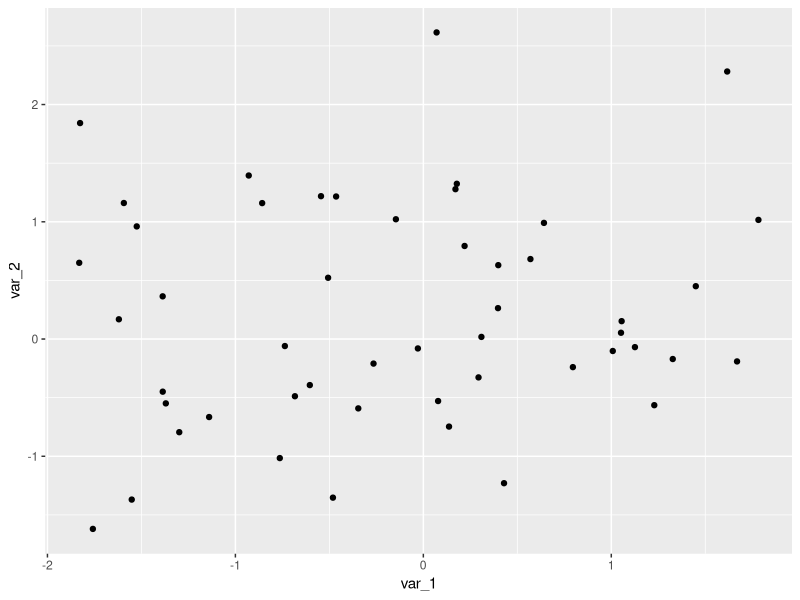
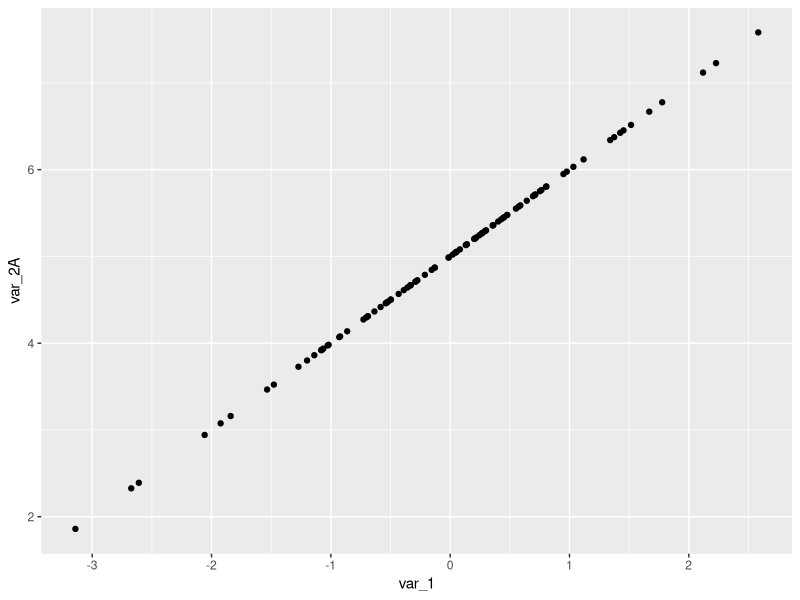
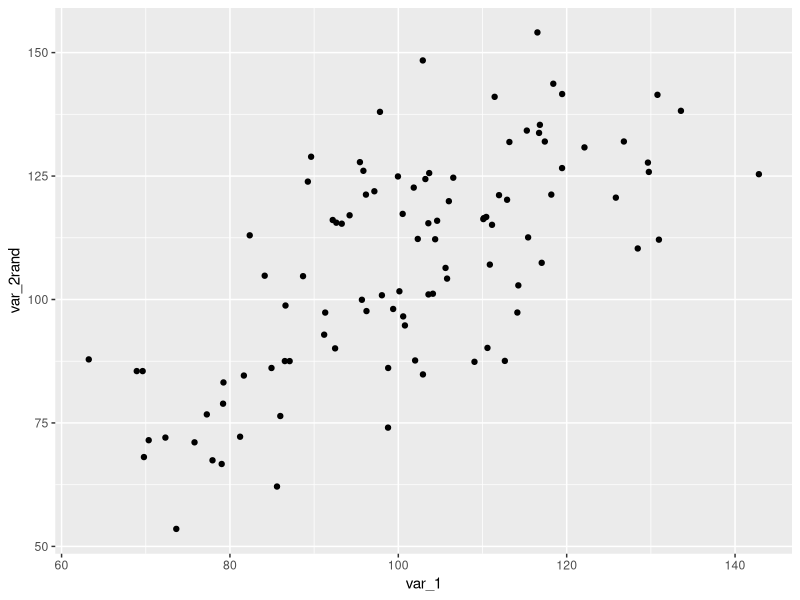
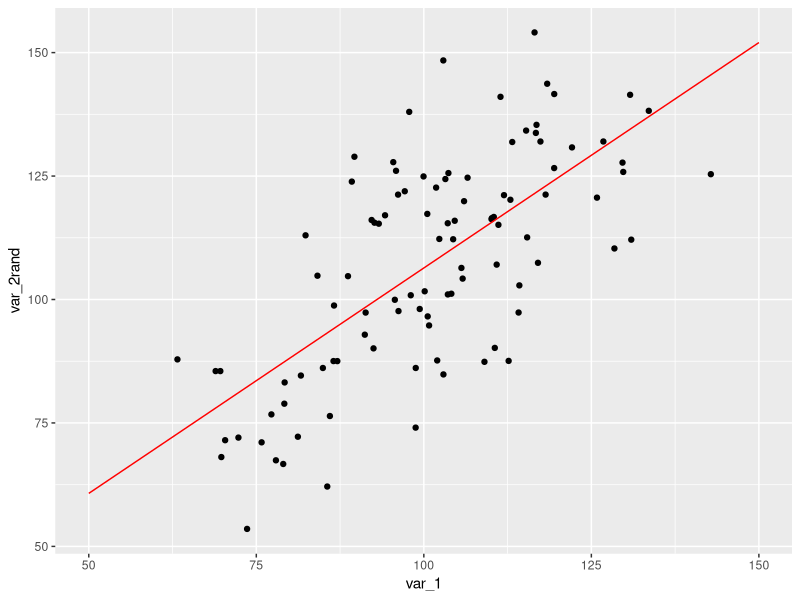

These charts were generated, in order, by the following R code:
## ---- chunk 1
knitr::opts_chunk$set(echo = TRUE, warning=FALSE, message=FALSE)
## ---- chunk 2
var_1 <- rnorm(50)
var_2 <- rnorm(50)
library(ggplot2)
ggplot(data.frame(var_1, var_2), aes(x=var_1,y=var_2)) + 
  geom_point()
## ---- chunk 3
cor.test(var_1, var_2)
## ---- chunk 4
offset <- 5
N <- 100
var_1 <- rnorm(N)
var_2A <- var_1 + offset # just add 5 to each number: perfect relationship
var_2B <- var_1 * offset
var_2C <- var_1 * offset + offset
## ---- chunk 5
cor(var_1, var_2A) 
cor(var_1, var_2B) 
cor(var_1, var_2C) 
## ---- chunk 6
library(ggplot2)
ggplot(data.frame(var_1, var_2A), aes(x=var_1,y=var_2A)) + 
  geom_point()
## ---- chunk 7
offset <- 5
N <- 100
var_1 <- rnorm(N, mean=100, sd=15)
var_2rand <- var_1 + offset + rnorm(N, sd=15)
## ---- chunk 8
library(ggplot2)
ggplot(data.frame(var_1, var_2rand), aes(x=var_1,y=var_2rand)) + 
  geom_point()
## ---- chunk 9
cor(var_1, var_2rand)
## ---- chunk 10
linear_model <- lm(var_2rand ~ var_1)
linear_model
## ---- chunk 11
x_points <- seq(50,150, 1)
y_points <- x_points * linear_model$coefficients[2] + linear_model$coefficients[1]
library(ggplot2)
ggplot(data.frame(var_1, var_2rand), aes(x=var_1,y=var_2rand)) + 
  geom_point() +
  geom_line(data=data.frame(x_points, y_points), aes(x=x_points,y=y_points), color='red')
## ---- chunk 12
# this is the slope
(sd(var_2rand)/sd(var_1))*cor(var_1, var_2rand)
## ---- chunk 13
summary(lm(var_2rand ~ var_1))
## ---- chunk 14
# MSE = true Y -  predicted Y
predicted_y <- var_1 * linear_model$coefficients[2] + linear_model$coefficients[1]
SSE <- sum((var_2rand - predicted_y)^2) # SSE
q <- 2 # here, we are estimating 2 numbers: slope and intercept (we used to estimate only the mean and hence set this value to 1)
df <- N - q
MSE <- SSE/df
SEM <- sqrt(MSE)
SEM
## ---- chunk 15
N<-10
variable_1 <- rnorm(N, mean=0, sd=1)
variable_2 <- rnorm(N, mean=0, sd=1)
corr_val <- cor.test(variable_1, variable_2)
p_value <- corr_val[3] # this is the p-value
p_value
